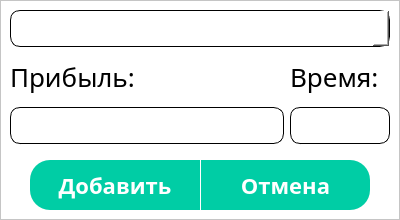
<?xml version="1.0" encoding="UTF-8"?>
<ui version="4.0">
 <class>AddIncome</class>
 <widget class="QMainWindow" name="AddIncome">
  <property name="geometry">
   <rect>
    <x>0</x>
    <y>0</y>
    <width>400</width>
    <height>220</height>
   </rect>
  </property>
  <property name="minimumSize">
   <size>
    <width>400</width>
    <height>220</height>
   </size>
  </property>
  <property name="maximumSize">
   <size>
    <width>400</width>
    <height>220</height>
   </size>
  </property>
  <property name="windowTitle">
   <string>Добавление прибыли</string>
  </property>
  <widget class="QWidget" name="centralwidget">
   <layout class="QVBoxLayout" name="verticalLayout">
    <property name="leftMargin">
     <number>0</number>
    </property>
    <property name="topMargin">
     <number>0</number>
    </property>
    <property name="rightMargin">
     <number>0</number>
    </property>
    <property name="bottomMargin">
     <number>0</number>
    </property>
    <item>
     <widget class="QFrame" name="frame">
      <property name="styleSheet">
       <string notr="true">.QFrame{
	background-color: rgb(255, 255, 255);}
.QLineEdit{
font-size: 26px; 
font-family: Bahnschrift;
height: 35px;
border: 1px solid black;
border-radius: 10px;
text-align: center;
margin-bottom:10px;
}
.QPushButton { background-color: rgba(0, 205, 165, 255); color: white; font-size: 22px; font-family: Bahnschrift;font-weight:bold; border-radius:20px}
.QPushButton:hover { background-color:  rgba(0, 205, 165, 205);}
.QPushButton:pressed {background-color: rgba(0, 205, 165, 105);}
.QLabel{
	font-size: 26px; 
	font-family: Bahnschrift;
    text-align: center;
}
QComboBox{
	font-size: 26px; 
	font-family: Bahnschrift;
	height: 35px;
	border: 1px solid black;
	border-radius: 10px;
	background-color: rgb(255, 255, 255);
}
QComboBox::down-arrow {
	border:none;
	background-color:none;
    }
QComboBox::drop-down {
    border: none;
	image: url(:/black-icons/icons/menu.svg);
	padding-top:5px;
	padding-right:10px;
}</string>
      </property>
      <property name="frameShape">
       <enum>QFrame::StyledPanel</enum>
      </property>
      <property name="frameShadow">
       <enum>QFrame::Raised</enum>
      </property>
      <layout class="QVBoxLayout" name="verticalLayout_4">
       <item>
        <widget class="QComboBox" name="cars_combobox">
         <property name="currentIndex">
          <number>-1</number>
         </property>
        </widget>
       </item>
       <item>
        <layout class="QHBoxLayout" name="horizontalLayout_2">
         <item>
          <layout class="QVBoxLayout" name="verticalLayout_3">
           <item>
            <widget class="QLabel" name="income_income_label">
             <property name="text">
              <string>Прибыль:</string>
             </property>
            </widget>
           </item>
           <item>
            <widget class="QLineEdit" name="income_income_edit">
             <property name="minimumSize">
              <size>
               <width>260</width>
               <height>0</height>
              </size>
             </property>
            </widget>
           </item>
          </layout>
         </item>
         <item>
          <layout class="QVBoxLayout" name="verticalLayout_2">
           <item>
            <widget class="QLabel" name="time_income_label">
             <property name="text">
              <string>Время:</string>
             </property>
            </widget>
           </item>
           <item>
            <widget class="QLineEdit" name="time_income_edit">
             <property name="maximumSize">
              <size>
               <width>100</width>
               <height>16777215</height>
              </size>
             </property>
             <property name="styleSheet">
              <string notr="true"/>
             </property>
            </widget>
           </item>
          </layout>
         </item>
        </layout>
       </item>
       <item>
        <layout class="QHBoxLayout" name="horizontalLayout">
         <property name="spacing">
          <number>1</number>
         </property>
         <property name="leftMargin">
          <number>20</number>
         </property>
         <property name="rightMargin">
          <number>20</number>
         </property>
         <item>
          <widget class="QPushButton" name="add_income_button">
           <property name="minimumSize">
            <size>
             <width>0</width>
             <height>50</height>
            </size>
           </property>
           <property name="styleSheet">
            <string notr="true">border-bottom-right-radius: 0px;
border-top-right-radius: 0px;</string>
           </property>
           <property name="text">
            <string>Добавить</string>
           </property>
          </widget>
         </item>
         <item>
          <widget class="QPushButton" name="cancel_income_button">
           <property name="minimumSize">
            <size>
             <width>0</width>
             <height>50</height>
            </size>
           </property>
           <property name="styleSheet">
            <string notr="true">border-bottom-left-radius: 0px;
border-top-left-radius: 0px;</string>
           </property>
           <property name="text">
            <string>Отмена</string>
           </property>
          </widget>
         </item>
        </layout>
       </item>
      </layout>
     </widget>
    </item>
   </layout>
  </widget>
 </widget>
 <resources>
  <include location="res-rc.qrc"/>
 </resources>
 <connections/>
</ui>
